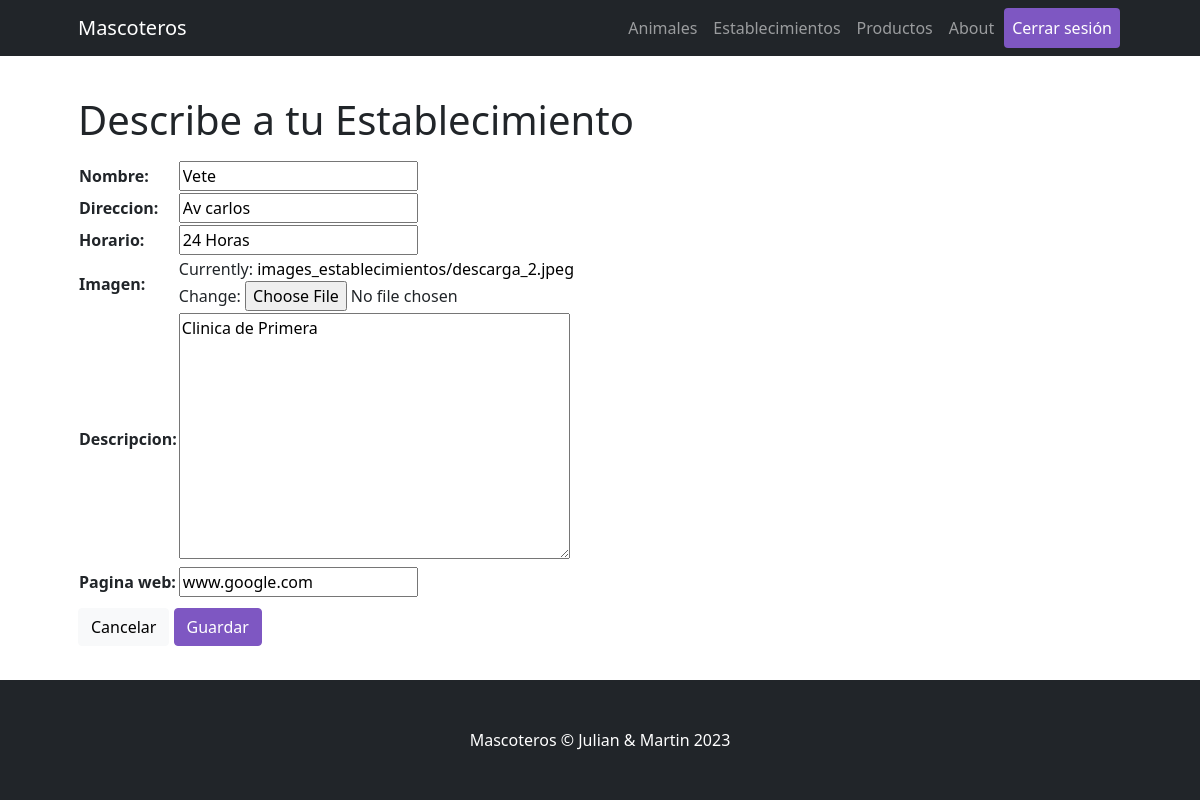
Screenshot of /Mascoteros/establecimiento/editar/2 (signed in) with the database file from the repository.
### Mascoteros/models.py (models this page shows)
class Establecimiento (models.Model):
    nombre      = models.CharField(max_length=64)
    direccion   = models.CharField(max_length=255)
    horario     = models.CharField(max_length=64)
    imagen      = models.ImageField(upload_to='images_establecimientos')
    descripcion = models.CharField(max_length=500)
    pagina_web  = models.CharField(max_length=255)

### Mascoteros/views.py (the view)
# urls.py: path("establecimiento/editar/<int:pk>", ActualizarEstablecimiento.as_view(), name="EstablecimientosEditar"),
class ActualizarEstablecimiento(LoginRequiredMixin, UpdateView):
    model = Establecimiento
    form_class = EstablecimientoFormulario
    success_url = "/Mascoteros/establecimiento/list"
    template_name = "Mascoteros/establecimiento/establecimiento_form.html"

### Mascoteros/forms.py
class EstablecimientoFormulario(forms.ModelForm):
    class Meta:
        model = Establecimiento
        fields = ("nombre", "direccion", "horario", "imagen", "descripcion", "pagina_web")
        widgets = {
            'descripcion': forms.Textarea,
        }

### Mascoteros/templates/Mascoteros/establecimiento/establecimiento_form.html (shortened to what this page needs)
{% extends "Mascoteros/parent.html" %}
{% load static %}
{% block contenidoDinamico %}
<h1 class="card-title">Describe a tu Establecimiento</h1>
<form action="" enctype="multipart/form-data" method="POST"> {% csrf_token %}
    <div class="d-flex justify-content-left">
        <table>
            {{form.as_table}}
        </table>
    </div>
    <a href="{% url 'EstablecimientosLista' %}" class="btn btn btn-light" role="button" aria-pressed="true">Cancelar</a>
    <button type="submit" class="btn btn-dark">Guardar</button>
</form>
{% endblock %}

### rows the page displays
Establecimiento: nombre "Vete", direccion "Av carlos", horario "24 Horas", descripcion "Clinica de Primera", pagina_web "www.google.com"
